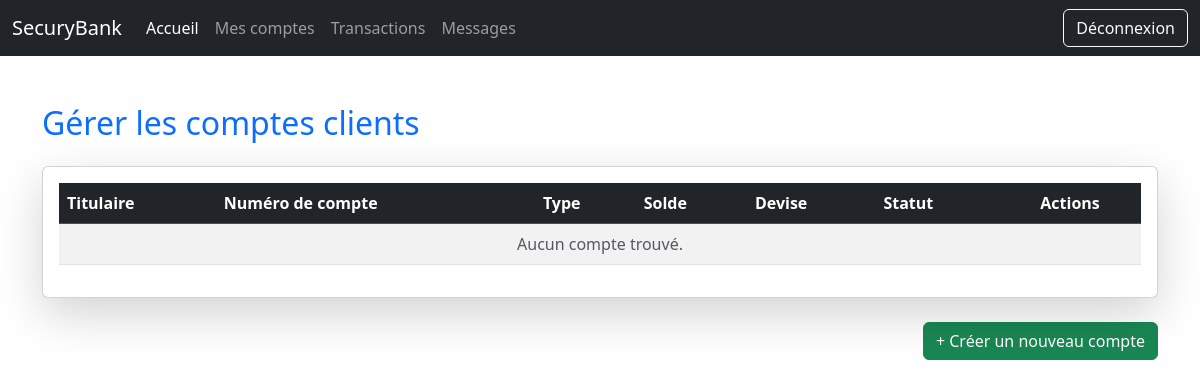
The page /comptes/ on the database as committed earlier.
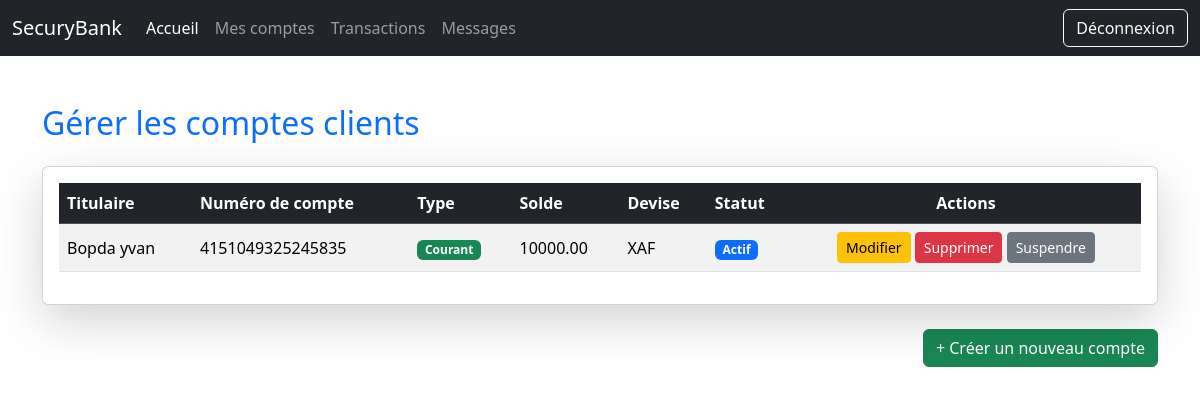
The same page on the database as committed later.
### banka/models.py (models this page shows, shortened)
class Compte(models.Model):
    TYPE_CHOICES = [ ("courant", "Courant"), ("epargne", "Épargne"), ]
    STATUS_CHOICES = [ ("actif", "Actif"), ("inactif", "Inactif"), ]
    numero_compte = models.CharField(max_length=20, unique=True)
    solde = models.DecimalField(max_digits=15, decimal_places=2)
    proprietaire = models.ForeignKey(settings.AUTH_USER_MODEL,on_delete=models.CASCADE,related_name='comptes')
    status = models.CharField(max_length=50, choices=STATUS_CHOICES, default="actif")
    type = models.CharField(max_length=50, choices=TYPE_CHOICES)
    currency = models.CharField(max_length=10)
    date_creation = models.DateTimeField(auto_now_add=True)
    date_modification = models.DateTimeField(auto_now=True)
    class Meta:
        ordering = ['date_creation']

class User(AbstractBaseUser, PermissionsMixin):
    nom = models.CharField(max_length=100)
    prenom = models.CharField(max_length=100, null=True, blank=True)
    age = age = models.IntegerField(null=True, blank=True)
    email = models.EmailField(unique=True)
    telephone = models.CharField(max_length=15, unique=True, null=True, blank=True)
    adresse = models.CharField(max_length=255, null=True, blank=True)
    pays = models.CharField(max_length=100, null=True, blank=True)
    ville = models.CharField(max_length=100, null=True, blank=True)
    role = models.ForeignKey('Role', on_delete=models.CASCADE)
    permission = models.ManyToManyField('Permission', through='RolePermission')
    agence = models.ForeignKey('Agence', on_delete=models.CASCADE, null=True, blank=True)
    is_active = models.BooleanField(default=True)
    is_staff = models.BooleanField(default=False)
    is_superuser = models.BooleanField(default=False)
    date_creation = models.DateTimeField(auto_now_add=True)
    date_modification = models.DateTimeField(auto_now=True)
    objects = ClientsManager()
    USERNAME_FIELD = 'email'
    REQUIRED_FIELDS = ['nom']
    class Meta:
        ordering = ['date_creation']

### banka/views.py (the view)
# urls.py: path("comptes/", views.gerer_comptes, name="gerer_comptes"),
def gerer_comptes(request):
    comptes = Compte.objects.all()
    return render(request, "banka/gerer_comptes.html", {"comptes": comptes})

### banka/templates/banka/gerer_comptes.html (shortened to what this page needs)
{% extends 'banka/base.html' %}
{% block content %}
<div class="container mt-5">
    <h2 class="mb-4 text-primary">Gérer les comptes clients</h2>
    <div class="card shadow-lg">
        <div class="card-body">
            <table class="table table-striped table-hover align-middle">
                <thead class="table-dark">
                    <tr>
                        <th scope="col">Titulaire</th>
                        <th scope="col">Numéro de compte</th>
                        <th scope="col">Type</th>
                        <th scope="col">Solde</th>
                        <th scope="col">Devise</th>
                        <th scope="col">Statut</th>
                        <th scope="col" class="text-center">Actions</th>
                    </tr>
                </thead>
                <tbody>
                    {% for compte in comptes %}
                    <tr>
                        <td>{{ compte.proprietaire.nom }} {{ compte.proprietaire.prenom }}</td>
                        <td>{{ compte.numero_compte }}</td>
                        <td>
                            {% if compte.type == "courant" %}
                                <span class="badge bg-success">Courant</span>
                            {% else %}
                                <span class="badge bg-info">Épargne</span>
                            {% endif %}
                        </td>
                        <td>{{ compte.solde }}</td>
                        <td>{{ compte.currency }}</td>
                        <td>
                            {% if compte.status == "actif" %}
                                <span class="badge bg-primary">Actif</span>
                            {% else %}
                                <span class="badge bg-secondary">Inactif</span>
                            {% endif %}
                        </td>
                        <td class="text-center">
                            <a href="{% url 'admin_modifier_compte' compte.id %}" class="btn btn-sm btn-warning"> Modifier</a>
                            <a href="{% url 'admin_supprimer_compte' compte.id %}" class="btn btn-sm btn-danger"> Supprimer</a>
                           <a href="{% url 'admin_suspendre_compte' compte.id %}"
                             class="btn btn-sm {% if compte.status == 'actif' %}btn-secondary{% else %}btn-primary{% endif %}">
                             {% if compte.status == 'actif' %}
                              Suspendre
                             {% else %}
                             <i class="fas fa-play-circle"></i> Réactiver
                             {% endif %}
                            </a>
                        </td>
                    </tr>
                    {% empty %}
                    <tr>
                        <td colspan="7" class="text-center text-muted">Aucun compte trouvé.</td>
                    </tr>
                    {% endfor %}
                </tbody>
            </table>
        </div>
    </div>
    <div class="mt-4 text-end">
        <a href="{% url 'creer_compte' %}" class="btn btn-success">+ Créer un nouveau compte</a>
    </div>
</div>
{% endblock %}

Rows that differ between the two databases and show on the page:
added Compte: proprietaire.nom "Bopda", proprietaire.prenom "yvan", numero_compte "4151049325245835", type "Courant", solde "10000.00", currency "XAF", status "Actif"
Other text that changed with them:
text no longer shown: "Aucun compte trouvé."
